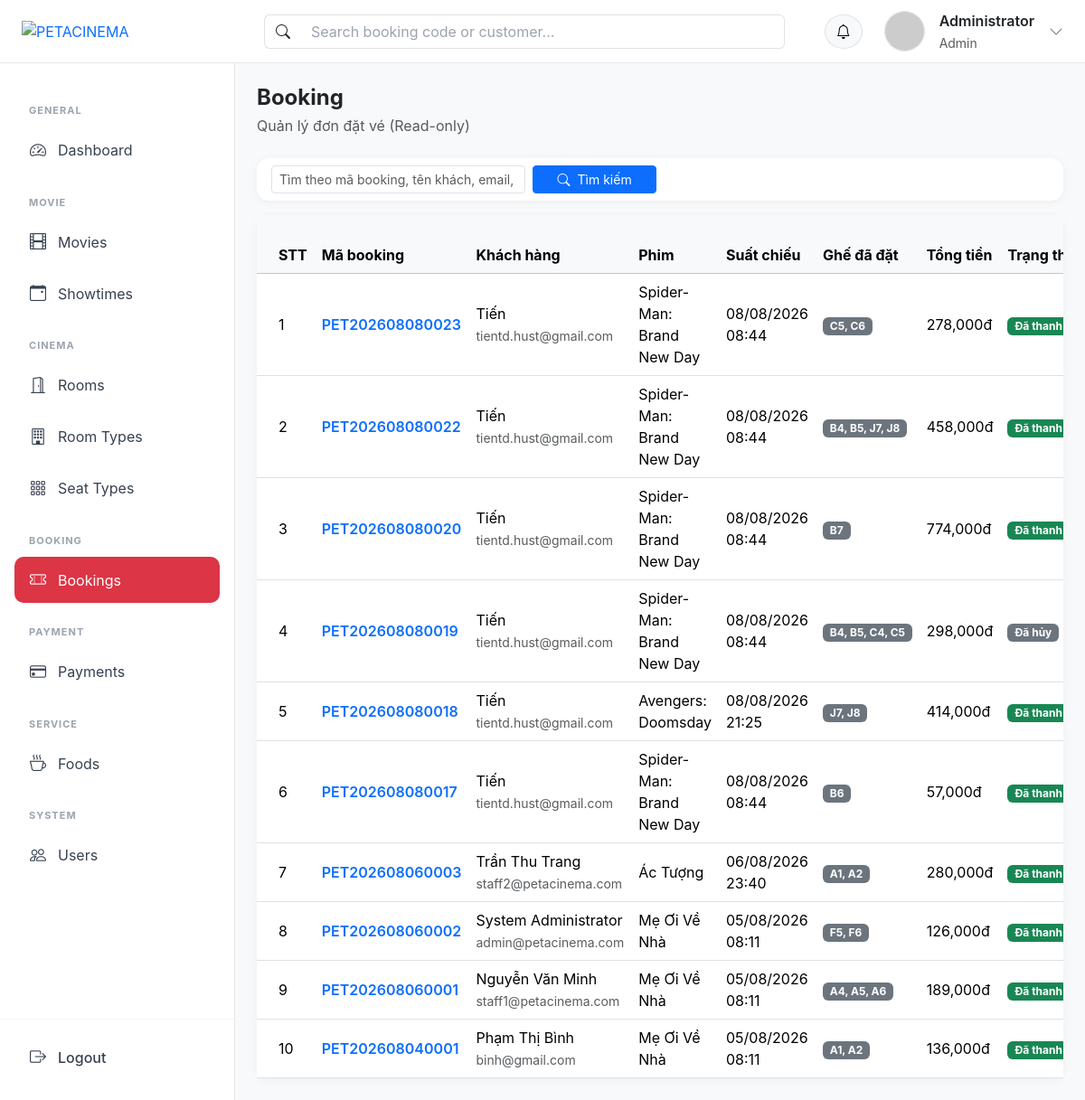
The page /?action=booking_list (signed in) on the database as committed earlier.
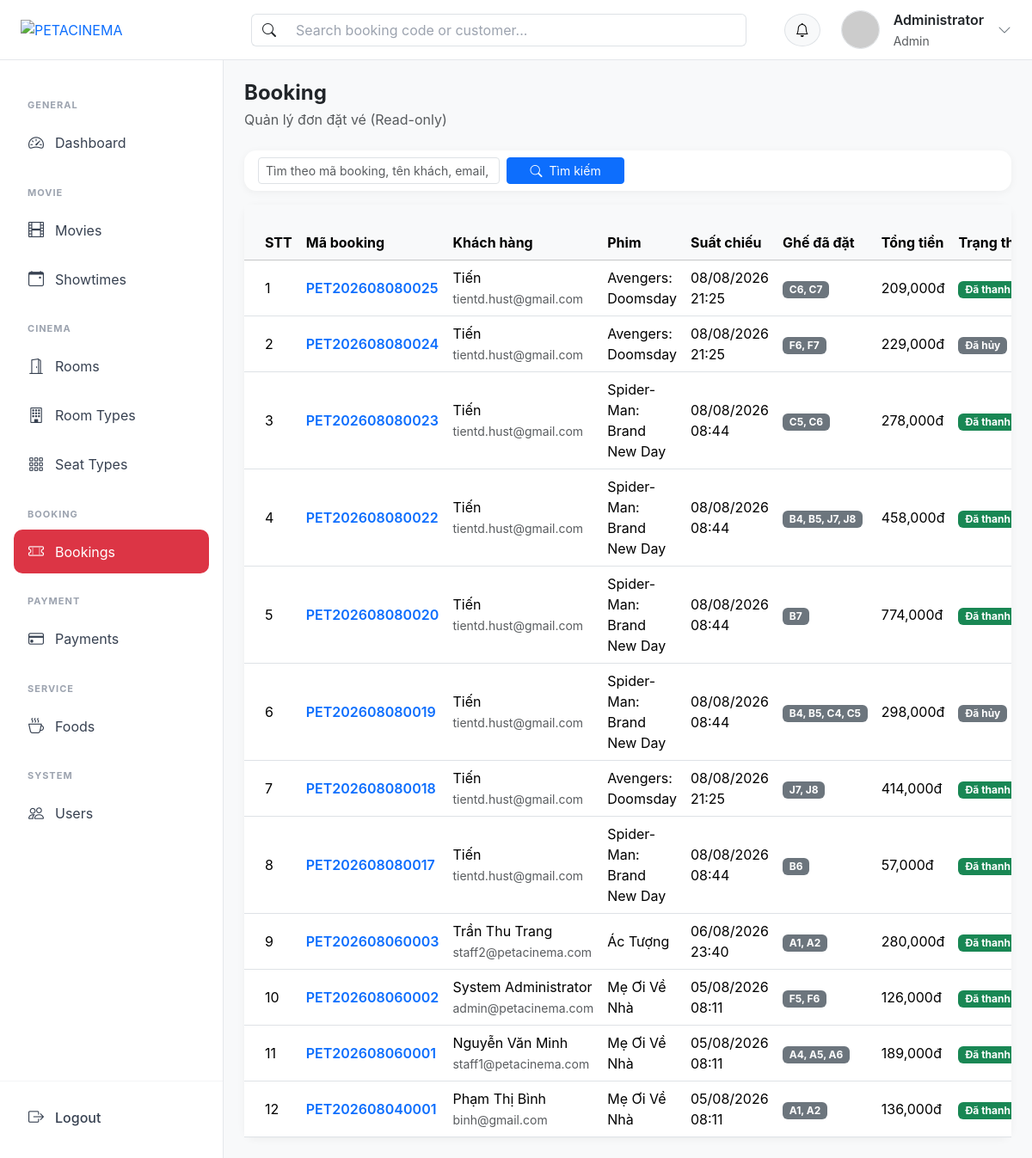
The same page on the database as committed later.
### tables this page shows
CREATE TABLE `bookings` (
  `id` int NOT NULL,
  `booking_code` varchar(30) DEFAULT NULL,
  `user_id` int NOT NULL,
  `showtime_id` int NOT NULL,
  `payment_id` int DEFAULT NULL,
  `total_amount` decimal(10,2) DEFAULT NULL,
  `status` enum('pending','paid','cancelled') DEFAULT 'pending',
  `created_at` timestamp NULL DEFAULT CURRENT_TIMESTAMP,
  `checkin_status` enum('pending','checked_in') NOT NULL DEFAULT 'pending',
  `checked_in_at` datetime DEFAULT NULL,
  `checked_in_by` int DEFAULT NULL
);

CREATE TABLE `users` (
  `id` int NOT NULL,
  `fullname` varchar(255) NOT NULL,
  `email` varchar(255) NOT NULL,
  `password` varchar(255) NOT NULL,
  `role` enum('user','staff','admin') DEFAULT 'user',
  `status` enum('active','inactive','banned') DEFAULT 'active',
  `created_at` timestamp NULL DEFAULT CURRENT_TIMESTAMP
);

CREATE TABLE `movies` (
  `id` int NOT NULL,
  `title` varchar(255) NOT NULL,
  `genres` varchar(255) DEFAULT NULL,
  `duration` int NOT NULL,
  `description` text,
  `trailer` varchar(255) DEFAULT NULL,
  `poster` varchar(255) DEFAULT NULL,
  `release_date` date DEFAULT NULL,
  `language` varchar(100) DEFAULT NULL,
  `director` varchar(255) DEFAULT NULL,
  `actors` text,
  `age_rating` varchar(20) DEFAULT NULL,
  `status` enum('coming_soon','now_showing','ended') DEFAULT 'coming_soon'
);

CREATE TABLE `showtimes` (
  `id` int NOT NULL,
  `movie_id` int NOT NULL,
  `room_id` int NOT NULL,
  `start_time` datetime NOT NULL,
  `end_time` datetime NOT NULL,
  `base_price` decimal(10,2) NOT NULL
);

### controllers/BookingController.php (called while the page is built, shortened)
<?php
class BookingController
{
    public function list()
    {
        $keyword = trim($_GET['keyword'] ?? '');
        $bookingModel = new BookingModel();
        $bookings = $bookingModel->searchAndFilter($keyword);
        require_once PATH_VIEW . 'admin/layout/layout.php';
    }
}

### index.php (called while the page is built, shortened)
<?php
spl_autoload_register(function ($class) {
    $fileName = "$class.php";
    $fileModel              = PATH_MODEL . $fileName;
});
require_once './routes/index.php';

### models/BaseModel.php (called while the page is built, shortened)
<?php
class BaseModel
{
    public function __construct()
    {
        $dsn = sprintf('mysql:host=%s;port=%s;dbname=%s;charset=utf8mb4', DB_HOST, DB_PORT, DB_NAME);
        try {
            $this->pdo = new PDO($dsn, DB_USERNAME, DB_PASSWORD, DB_OPTIONS);
        } catch (PDOException $e) {
            die("Kết nối cơ sở dữ liệu thất bại: {$e->getMessage()}. Vui lòng thử lại sau.");
        }
    }
}

### models/BookingModel.php (called while the page is built, shortened)
<?php
class BookingModel extends BaseModel
{
    protected $table = "bookings";
    public function searchAndFilter($keyword = null)
    {
        $sql = "SELECT b.*,
                       u.fullname AS customer_name,
                       u.email AS customer_email,
                       m.title AS movie_title,
                       st.start_time,
                       st.end_time,
                       r.name AS room_name,
                       GROUP_CONCAT(
                           DISTINCT se.seat_number
                           ORDER BY se.row_char, se.col_num
                           SEPARATOR ', '
                       ) AS seat_numbers
                FROM {$this->table} b
                JOIN users u ON u.id = b.user_id
                JOIN showtimes st ON st.id = b.showtime_id
                JOIN movies m ON m.id = st.movie_id
                LEFT JOIN rooms r ON r.id = st.room_id
                LEFT JOIN tickets t ON t.booking_id = b.id
                LEFT JOIN seats se ON se.id = t.seat_id
                WHERE 1=1";
        $sql .= " GROUP BY b.id, u.fullname, u.email, m.title, st.start_time, st.end_time, r.name";
        $sql .= " ORDER BY b.id DESC";
        $stmt = $this->pdo->prepare($sql);
        $stmt->execute();
        return $stmt->fetchAll();
    }
}

### views/admin/booking/list.php (the view, shortened to what the rows shown need)
<div class="card">
    <div class="card-body p-0">
        <div class="table-responsive">
            <table class="table table-hover align-middle mb-0">
                <thead class="table-light">
                    <tr>
                        <th class="ps-4">STT</th>
                        <th>Mã booking</th>
                        <th>Khách hàng</th>
                        <th>Phim</th>
                        <th>Suất chiếu</th>
                        <th>Ghế đã đặt</th>
                        <th>Tổng tiền</th>
                        <th>Trạng thái</th>
                    </tr>
                </thead>
                <tbody>
                    <?php if (!empty($bookings)) : ?>
                            <?php $stt = 1; ?>
                            <?php foreach ($bookings as $booking) : ?>
                            <?php
                            $statusClass = match ($booking['status']) {
                                'pending'   => 'bg-warning text-dark',
                                'paid'      => 'bg-success',
                                'cancelled' => 'bg-secondary',
                                default     => 'bg-dark',
                            };
                            $statusLabel = match ($booking['status']) {
                                'pending'   => 'Chờ xử lý',
                                'paid'      => 'Đã thanh toán',
                                'cancelled' => 'Đã hủy',
                                default     => 'Không xác định',
                            };
                            ?>
                            <tr>
                                <td class="ps-4"><?= $stt++ ?></td>
                                <td class="fw-semibold text-primary"><?= htmlspecialchars($booking['booking_code']) ?></td>
                                <td>
                                    <?= htmlspecialchars($booking['customer_name']) ?>
                                    <br>
                                    <small class="text-muted"><?= htmlspecialchars($booking['customer_email']) ?></small>
                                </td>
                                <td><?= htmlspecialchars($booking['movie_title']) ?></td>
                                <td><?= date('d/m/Y H:i', strtotime($booking['start_time'])) ?></td>
                                <td>
                                    <?php if (!empty($booking['seat_numbers'])): ?>
                                        <span class="badge text-bg-secondary"><?= htmlspecialchars($booking['seat_numbers']) ?></span>
                                    <?php else: ?>
                                        <span class="text-muted small">Chưa xếp ghế</span>
                                    <?php endif; ?>
                                </td>
                                <td><?= number_format((float) $booking['total_amount']) ?>đ</td>
                                <td>
                                    <span class="badge <?= $statusClass ?>"><?= $statusLabel ?></span>
                                </td>
                            </tr>
                        <?php endforeach; ?>
                    <?php endif; ?>
                </tbody>
            </table>
        </div>
    </div>
</div>

Rows that differ between the two databases and show on the page:
added bookings: booking_code "PET202608080025", user.fullname "Tiến", user.email "tientd.hust@gmail.com", movies.title "Avengers: Doomsday", showtime.start_time "08/08/2026 21:25", seat_numbers "C6, C7", total_amount "209,000", status "Đã thanh…"
added bookings: booking_code "PET202608080024", user.fullname "Tiến", user.email "tientd.hust@gmail.com", movies.title "Avengers: Doomsday", showtime.start_time "08/08/2026 21:25", seat_numbers "F6, F7", total_amount "229,000", status "Đã hủy"
